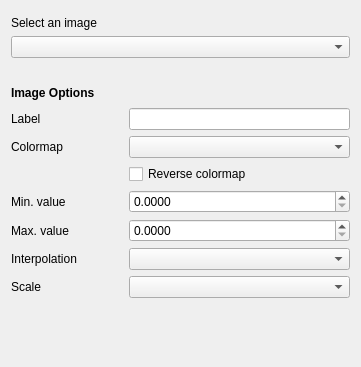
<?xml version="1.0" encoding="UTF-8"?>
<ui version="4.0">
 <class>Form</class>
 <widget class="QWidget" name="Form">
  <property name="geometry">
   <rect>
    <x>0</x>
    <y>0</y>
    <width>361</width>
    <height>367</height>
   </rect>
  </property>
  <property name="sizePolicy">
   <sizepolicy hsizetype="Fixed" vsizetype="Fixed">
    <horstretch>0</horstretch>
    <verstretch>0</verstretch>
   </sizepolicy>
  </property>
  <property name="windowTitle">
   <string>Form</string>
  </property>
  <layout class="QGridLayout" name="gridLayout">
   <item row="1" column="0">
    <layout class="QGridLayout" name="gridLayout_6">
     <property name="topMargin">
      <number>20</number>
     </property>
     <item row="1" column="1">
      <spacer name="horizontalSpacer_31">
       <property name="orientation">
        <enum>Qt::Horizontal</enum>
       </property>
       <property name="sizeType">
        <enum>QSizePolicy::Fixed</enum>
       </property>
       <property name="sizeHint" stdset="0">
        <size>
         <width>40</width>
         <height>20</height>
        </size>
       </property>
      </spacer>
     </item>
     <item row="1" column="2">
      <widget class="QLineEdit" name="label_line_edit">
       <property name="sizePolicy">
        <sizepolicy hsizetype="Expanding" vsizetype="Fixed">
         <horstretch>0</horstretch>
         <verstretch>0</verstretch>
        </sizepolicy>
       </property>
       <property name="minimumSize">
        <size>
         <width>190</width>
         <height>22</height>
        </size>
       </property>
      </widget>
     </item>
     <item row="5" column="0">
      <widget class="QLabel" name="color_label_4">
       <property name="sizePolicy">
        <sizepolicy hsizetype="Fixed" vsizetype="Preferred">
         <horstretch>0</horstretch>
         <verstretch>0</verstretch>
        </sizepolicy>
       </property>
       <property name="text">
        <string>Max. value</string>
       </property>
      </widget>
     </item>
     <item row="2" column="1">
      <spacer name="horizontalSpacer_30">
       <property name="orientation">
        <enum>Qt::Horizontal</enum>
       </property>
       <property name="sizeType">
        <enum>QSizePolicy::Fixed</enum>
       </property>
       <property name="sizeHint" stdset="0">
        <size>
         <width>40</width>
         <height>20</height>
        </size>
       </property>
      </spacer>
     </item>
     <item row="2" column="2">
      <widget class="QComboBox" name="colormap_combo_box">
       <property name="sizePolicy">
        <sizepolicy hsizetype="Expanding" vsizetype="Fixed">
         <horstretch>0</horstretch>
         <verstretch>0</verstretch>
        </sizepolicy>
       </property>
       <property name="minimumSize">
        <size>
         <width>190</width>
         <height>22</height>
        </size>
       </property>
      </widget>
     </item>
     <item row="1" column="0">
      <widget class="QLabel" name="line_style_label_4">
       <property name="sizePolicy">
        <sizepolicy hsizetype="Fixed" vsizetype="Preferred">
         <horstretch>0</horstretch>
         <verstretch>0</verstretch>
        </sizepolicy>
       </property>
       <property name="text">
        <string>Label</string>
       </property>
      </widget>
     </item>
     <item row="0" column="0" colspan="2">
      <widget class="QLabel" name="line_options_label_4">
       <property name="minimumSize">
        <size>
         <width>79</width>
         <height>18</height>
        </size>
       </property>
       <property name="font">
        <font>
         <weight>75</weight>
         <bold>true</bold>
        </font>
       </property>
       <property name="text">
        <string>Image Options</string>
       </property>
      </widget>
     </item>
     <item row="2" column="0">
      <widget class="QLabel" name="draw_style_label_4">
       <property name="sizePolicy">
        <sizepolicy hsizetype="Fixed" vsizetype="Preferred">
         <horstretch>0</horstretch>
         <verstretch>0</verstretch>
        </sizepolicy>
       </property>
       <property name="text">
        <string>Colormap</string>
       </property>
      </widget>
     </item>
     <item row="4" column="0">
      <widget class="QLabel" name="width_label_4">
       <property name="sizePolicy">
        <sizepolicy hsizetype="Fixed" vsizetype="Preferred">
         <horstretch>0</horstretch>
         <verstretch>0</verstretch>
        </sizepolicy>
       </property>
       <property name="text">
        <string>Min. value</string>
       </property>
      </widget>
     </item>
     <item row="4" column="1">
      <spacer name="horizontalSpacer_32">
       <property name="orientation">
        <enum>Qt::Horizontal</enum>
       </property>
       <property name="sizeType">
        <enum>QSizePolicy::Fixed</enum>
       </property>
       <property name="sizeHint" stdset="0">
        <size>
         <width>40</width>
         <height>20</height>
        </size>
       </property>
      </spacer>
     </item>
     <item row="4" column="2">
      <widget class="QDoubleSpinBox" name="min_value_spin_box">
       <property name="sizePolicy">
        <sizepolicy hsizetype="Expanding" vsizetype="Fixed">
         <horstretch>0</horstretch>
         <verstretch>0</verstretch>
        </sizepolicy>
       </property>
       <property name="minimumSize">
        <size>
         <width>190</width>
         <height>22</height>
        </size>
       </property>
       <property name="decimals">
        <number>4</number>
       </property>
      </widget>
     </item>
     <item row="5" column="1">
      <spacer name="horizontalSpacer_29">
       <property name="orientation">
        <enum>Qt::Horizontal</enum>
       </property>
       <property name="sizeType">
        <enum>QSizePolicy::Fixed</enum>
       </property>
       <property name="sizeHint" stdset="0">
        <size>
         <width>40</width>
         <height>20</height>
        </size>
       </property>
      </spacer>
     </item>
     <item row="6" column="0">
      <widget class="QLabel" name="color_label_5">
       <property name="sizePolicy">
        <sizepolicy hsizetype="Fixed" vsizetype="Preferred">
         <horstretch>0</horstretch>
         <verstretch>0</verstretch>
        </sizepolicy>
       </property>
       <property name="text">
        <string>Interpolation</string>
       </property>
      </widget>
     </item>
     <item row="7" column="0">
      <widget class="QLabel" name="color_label_6">
       <property name="sizePolicy">
        <sizepolicy hsizetype="Fixed" vsizetype="Preferred">
         <horstretch>0</horstretch>
         <verstretch>0</verstretch>
        </sizepolicy>
       </property>
       <property name="text">
        <string>Scale</string>
       </property>
      </widget>
     </item>
     <item row="7" column="2">
      <widget class="QComboBox" name="scale_combo_box">
       <property name="sizePolicy">
        <sizepolicy hsizetype="Expanding" vsizetype="Fixed">
         <horstretch>0</horstretch>
         <verstretch>0</verstretch>
        </sizepolicy>
       </property>
       <property name="minimumSize">
        <size>
         <width>190</width>
         <height>22</height>
        </size>
       </property>
      </widget>
     </item>
     <item row="7" column="1">
      <spacer name="horizontalSpacer_34">
       <property name="orientation">
        <enum>Qt::Horizontal</enum>
       </property>
       <property name="sizeType">
        <enum>QSizePolicy::Fixed</enum>
       </property>
       <property name="sizeHint" stdset="0">
        <size>
         <width>40</width>
         <height>20</height>
        </size>
       </property>
      </spacer>
     </item>
     <item row="6" column="2">
      <widget class="QComboBox" name="interpolation_combo_box">
       <property name="sizePolicy">
        <sizepolicy hsizetype="Expanding" vsizetype="Fixed">
         <horstretch>0</horstretch>
         <verstretch>0</verstretch>
        </sizepolicy>
       </property>
       <property name="minimumSize">
        <size>
         <width>190</width>
         <height>22</height>
        </size>
       </property>
      </widget>
     </item>
     <item row="6" column="1">
      <spacer name="horizontalSpacer_33">
       <property name="orientation">
        <enum>Qt::Horizontal</enum>
       </property>
       <property name="sizeType">
        <enum>QSizePolicy::Fixed</enum>
       </property>
       <property name="sizeHint" stdset="0">
        <size>
         <width>40</width>
         <height>20</height>
        </size>
       </property>
      </spacer>
     </item>
     <item row="5" column="2">
      <widget class="QDoubleSpinBox" name="max_value_spin_box">
       <property name="sizePolicy">
        <sizepolicy hsizetype="Expanding" vsizetype="Fixed">
         <horstretch>0</horstretch>
         <verstretch>0</verstretch>
        </sizepolicy>
       </property>
       <property name="minimumSize">
        <size>
         <width>190</width>
         <height>22</height>
        </size>
       </property>
       <property name="decimals">
        <number>4</number>
       </property>
      </widget>
     </item>
     <item row="3" column="2">
      <widget class="QCheckBox" name="reverse_colormap_check_box">
       <property name="text">
        <string>Reverse colormap</string>
       </property>
      </widget>
     </item>
    </layout>
   </item>
   <item row="0" column="0">
    <layout class="QVBoxLayout" name="images_selector_layout">
     <property name="topMargin">
      <number>5</number>
     </property>
     <item>
      <widget class="QLabel" name="images_selector_label">
       <property name="text">
        <string>Select an image</string>
       </property>
      </widget>
     </item>
     <item>
      <widget class="QComboBox" name="select_image_combo_box">
       <property name="sizePolicy">
        <sizepolicy hsizetype="Expanding" vsizetype="Fixed">
         <horstretch>0</horstretch>
         <verstretch>0</verstretch>
        </sizepolicy>
       </property>
      </widget>
     </item>
    </layout>
   </item>
   <item row="2" column="0">
    <spacer name="verticalSpacer_3">
     <property name="orientation">
      <enum>Qt::Vertical</enum>
     </property>
     <property name="sizeHint" stdset="0">
      <size>
       <width>20</width>
       <height>40</height>
      </size>
     </property>
    </spacer>
   </item>
  </layout>
 </widget>
 <tabstops>
  <tabstop>select_image_combo_box</tabstop>
  <tabstop>label_line_edit</tabstop>
  <tabstop>colormap_combo_box</tabstop>
  <tabstop>reverse_colormap_check_box</tabstop>
  <tabstop>min_value_spin_box</tabstop>
  <tabstop>max_value_spin_box</tabstop>
  <tabstop>interpolation_combo_box</tabstop>
  <tabstop>scale_combo_box</tabstop>
 </tabstops>
 <resources/>
 <connections/>
</ui>
